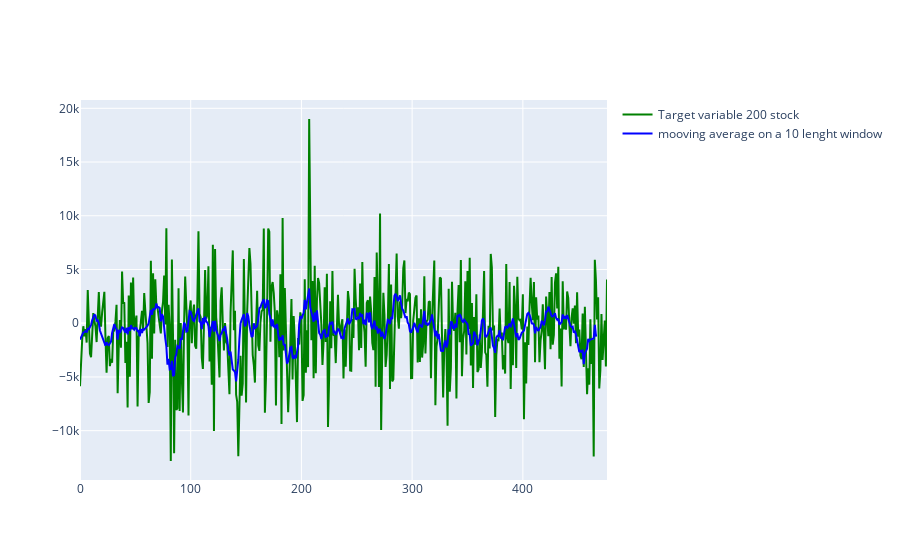

Write notebook code for a chart like this one.
### Code cell
import plotly.graph_objects as go

target_sum1 = []
target_sum2 = []
for i in range(len(groupes_datetime)):
    target_sum1.append(groupes_datetime[i]['target'].sum())
    target_sum2.append(groupes_datetime[i][groupes_datetime[i]['stock_id'] == 2 ]['target'].sum())

window = 10
Mooving_average = result = moving_average(target_sum1, window)

#plt.plot(,target_sum)


fig = go.Figure()

fig.add_trace(
    go.Scatter(x = [i for i in range(len(groupes_datetime))], 
            y = target_sum1, 
            name = 'Target variable 200 stock',
            line = dict(color = 'green'))
) 
fig.add_trace(
    go.Scatter(x = [i for i in range(len(groupes_datetime))], 
            y = Mooving_average, 
            name = f'mooving average on a {window} lenght window',
            line = dict(color = 'blue'))
)

### Figure 1 — Plotly figure (JSON) as saved in the notebook; plotly's stock layout.template omitted (floating-point values rounded to 4 significant figures; data arrays with more than 128 entries replaced by an {"elided": "..."} marker saying what was removed)
{"data": [{"line": {"color": "green"}, "name": "Target variable 200 stock", "type": "scatter", "x": {"elided": "477 int values"}, "y": {"elided": "477 float values"}}, {"line": {"color": "blue"}, "name": "mooving average on a 10 lenght window", "type": "scatter", "x": {"elided": "477 int values"}, "y": {"elided": "468 float values"}}], "layout": {}}
